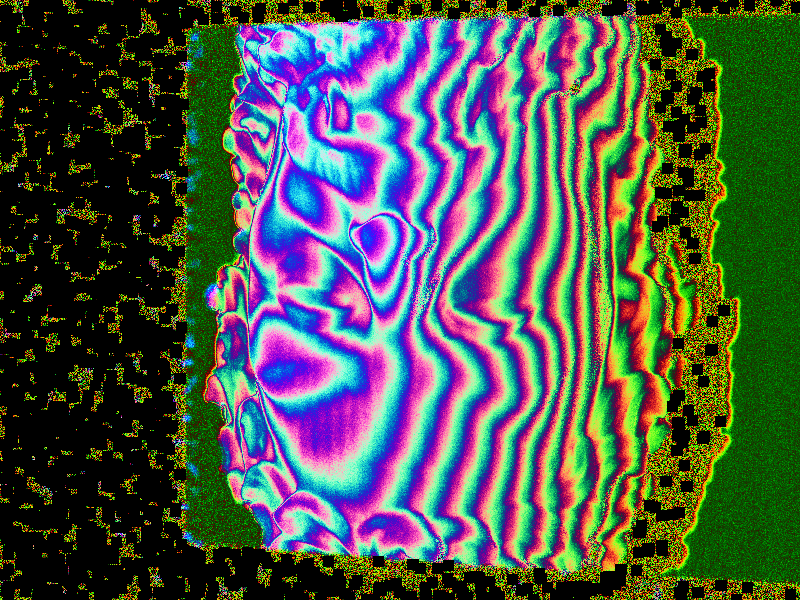
%> input picture HoloDepthChecker/Holo.png, 800 x 600 px
$ octave main.m   (GNU Octave 9; MATLAB toolbox functions it lacks are replaced by stand-ins)
%> lines starting %> are read from the running program, lines starting %| are printed output that depends on the picture
### HoloDepthChecker/holo2phase.m
function [ phaseMap ] = holo2phase( holoimage, fringeFrequency )
%HOLO2DEPTH Calculates a phase map from the passed in holoimage
%
%   Arguments:
%       holoimage - Holoimage with colors ranging from 0 - 1
%       fringeFrequency - Frequency of the fringe in the holoimage
%
%   Returns
%       phaseMap - Phase map calculated from Holoimage

stepHeight = (1.0 / fringeFrequency) - .001; % .001 is just a buffer so we dont get rounding errors. At higher frequencies this causes errors
k = floor(holoimage(:,:,3) * 1.0 / stepHeight);

% Add pi so that our phase starts at 0 instead of -pi
phaseMap = atan2(holoimage(:,:,1) - .5, holoimage(:,:,2) - .5) + (2 * pi * k) + pi;
end

### HoloDepthChecker/phase2depth.m
function [ depthMap ] = phase2depth( phaseMap, frequency )
%PHASE2DEPTH Calculates a depth map from the passed in phase map
%
%   Arguments:
%       phaseMap - Unwrapped phase map
%       frequency - Frequency of the fringe
%
%   Returns:
%       depthMap - Depth map calculated from the phase map

depthMap = phaseMap / (2 * pi * frequency);
end

### HoloDepthChecker/main.m
%% Actual Decode
frame = imread('Holo.png');
%> frame is the input picture: size 600x800x3 uint8; mean R, G, B 77.9, 86.4, 75.7

continuous = double(frame);
continuous = continuous / 255.0;

phaseMap = holo2phase(continuous, 16);
%> in holo2phase, `k = floor(holoimage(:,:,3) * 1.0 / stepHeight);`:
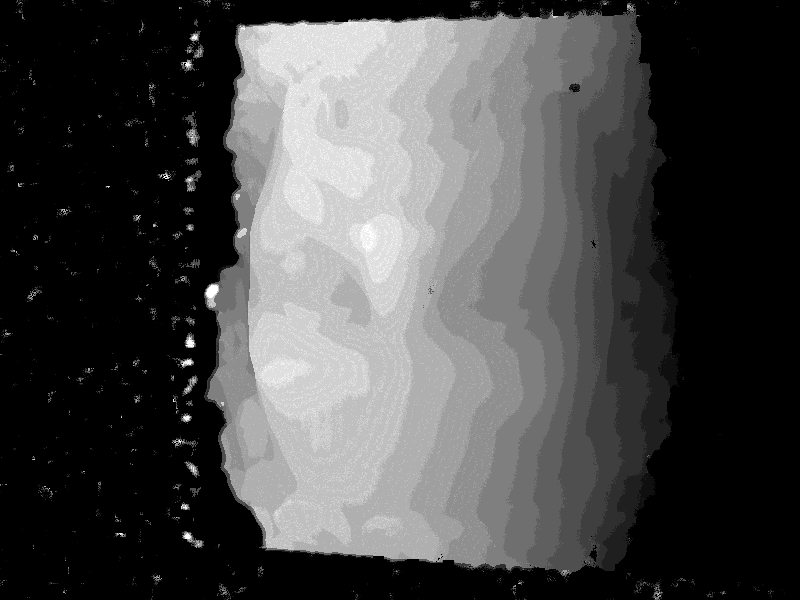
%> k: size 600x800 double; min 0, max 16, mean 4.54; drawn with min black and max white
%> in holo2phase, `phaseMap = atan2(holoimage(:,:,1) - .5, holoimage(:,:,2) - .5) + (2 * ..`:
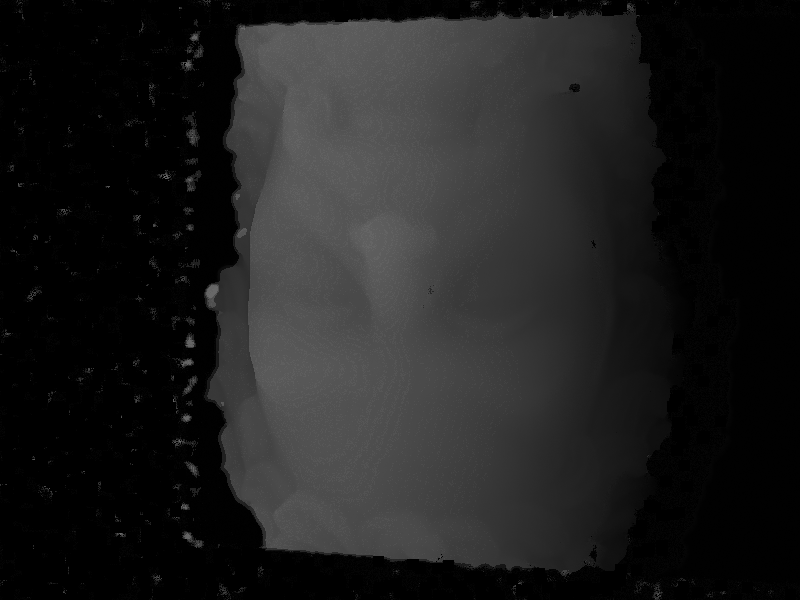
%> phaseMap: size 600x800 double; min 0.00392, max 106.8, mean 30.8
%phaseMap = phaseMedFilter(phaseMap, 7);
%phaseMap = phaseMedFilter(phaseMap, 7);
filt = fspecial('gaussian', [5 5], 5/3);
phaseMapFiltered = imfilter(phaseMap, filt, 'conv');

depthMap = phase2depth(phaseMap, 16);
depthFiltered = phase2depth(phaseMapFiltered, 16);
mesh(depthMap);
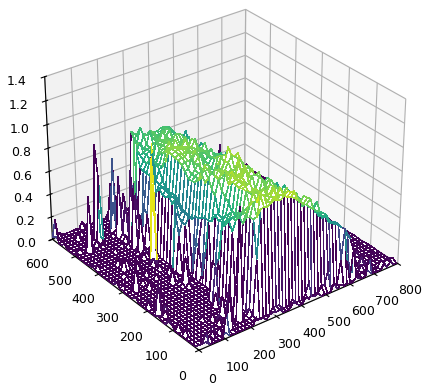
%> figure redrawn from the program's plot data

frameTotal = continuous(:,:,1) + continuous(:,:,2) + continuous(:,:,3);
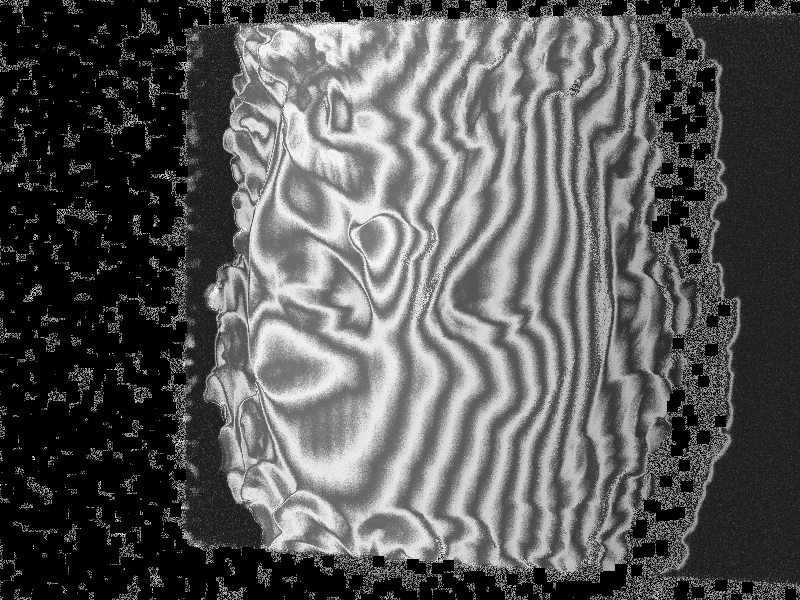
%> frameTotal: size 600x800 double; min 0, max 2.71, mean 0.941; drawn with min black and max white
gamma1 = sqrt((2*(continuous(:,:,1)-continuous(:,:,2)).^2) ./ (continuous(:,:,1) + continuous(:,:,2)));
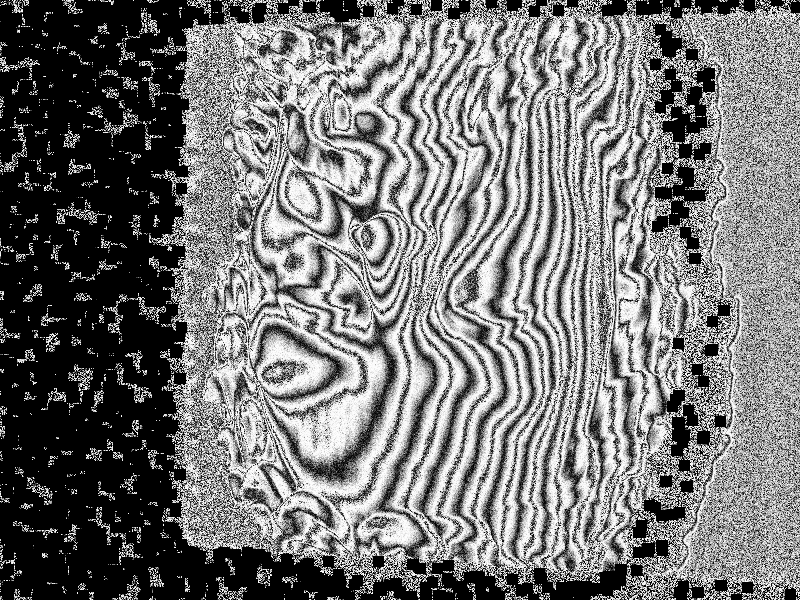
%> gamma1: size 600x800 double; 26.65% of the values are NaN or infinite; the others: min 0, max 1.09, mean 0.689; drawn with min black, max white, NaN and infinite black
